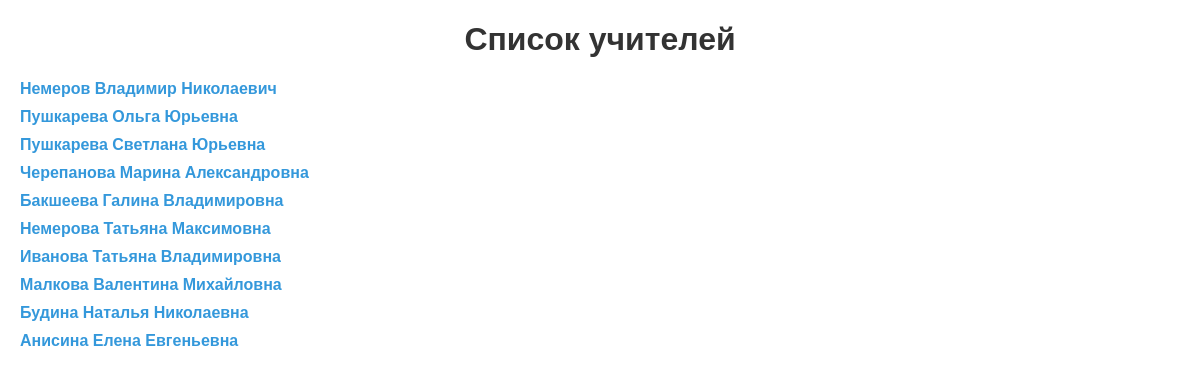
The page /teachers/ on the database as committed earlier.
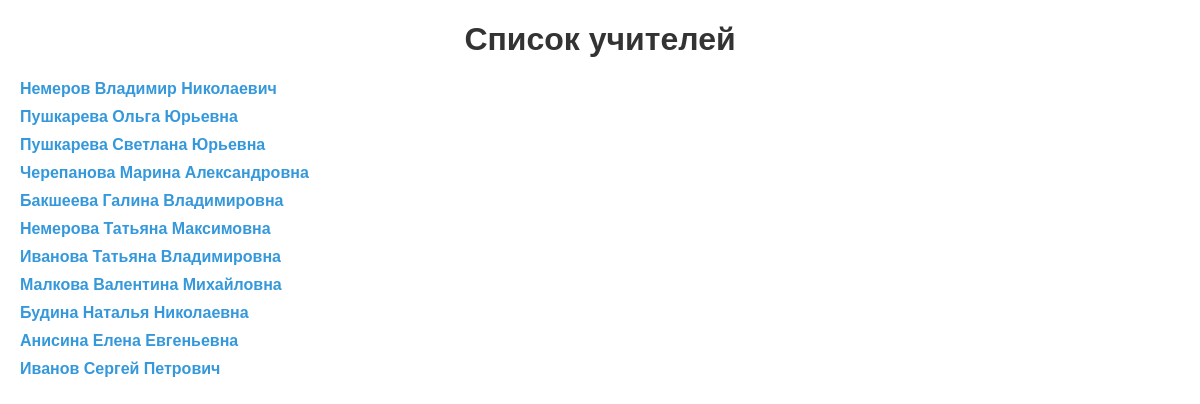
The same page on the database as committed later.
### www/models.py (models this page shows, shortened)
class Teacher(models.Model):
    name = models.CharField(max_length=100)
    position = models.CharField(max_length=100)
    bio = models.TextField()
    subjects = models.ManyToManyField("schedule.Subject")
    image = models.ImageField(upload_to='faculty_images/', blank=True)
    education = models.TextField(blank=True, verbose_name='Образование')
    experience = models.CharField(max_length=50, blank=True, verbose_name='Опыт работы')
    category = models.CharField(max_length=100, blank=True, verbose_name='Квалификационная категория')
    awards = models.TextField(blank=True, verbose_name='Награды')
    phone = models.CharField(max_length=20, blank=True, verbose_name='Телефон')
    email = models.EmailField(blank=True, verbose_name='Email')
    reception_hours = models.CharField(max_length=100, blank=True, verbose_name='Часы приема')
    additional = models.TextField(blank=True, verbose_name='Дополнительная информация')
    class Meta:
        verbose_name = 'Учитель'
        verbose_name_plural = 'Учителя'

### schedule/views.py (the view)
# urls.py: path('teachers/', views.teacher_list, name='teacher_list'),
def teacher_list(request):
    teachers = Teacher.objects.all()
    return render(request, 'schedule/teacher_list.html', {'teachers': teachers})

### templates/schedule/teacher_list.html (shortened to what this page needs)
<!DOCTYPE html>
<html lang="ru">
<head>
</head>
<body>
    <h1>Список учителей</h1>
    <ul>
        {% for teacher in teachers %}
        <li>
            <a href="{% url 'teacher_schedule' teacher.id %}">{{ teacher.name }}</a>
        </li>
        {% endfor %}
    </ul>
</body>
</html>

Rows that differ between the two databases and show on the page:
added Teacher: name "Иванов Сергей Петрович"
